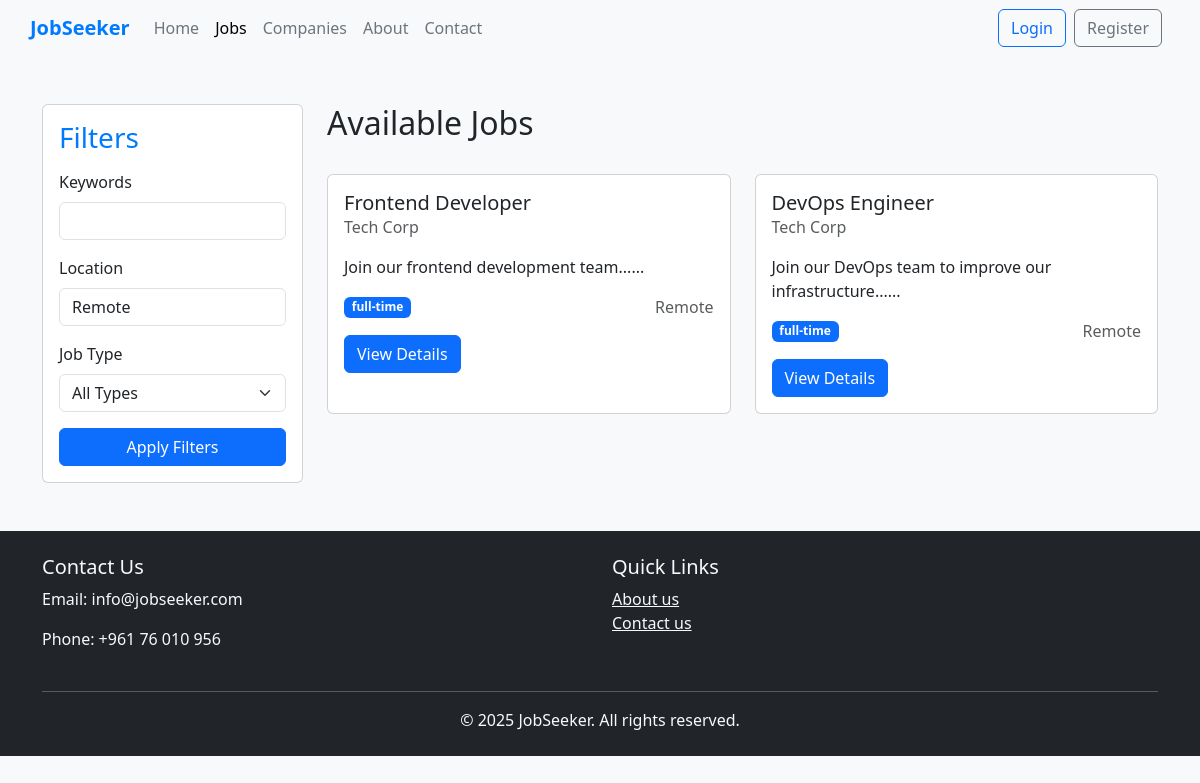
The app's page /jobs.php?location=Remote with its own data.
### tables this page shows
CREATE TABLE IF NOT EXISTS jobs (
    job_id INT AUTO_INCREMENT PRIMARY KEY,
    company_id INT,
    title VARCHAR(100) NOT NULL,
    description TEXT NOT NULL,
    requirements TEXT,
    location VARCHAR(100),
    salary_range VARCHAR(50),
    job_type ENUM('full-time', 'part-time', 'contract', 'internship') NOT NULL,
    posted_by INT,
    created_at TIMESTAMP DEFAULT CURRENT_TIMESTAMP,
    status ENUM('active', 'closed') DEFAULT 'active',
    FOREIGN KEY (company_id) REFERENCES companies(company_id),
    FOREIGN KEY (posted_by) REFERENCES users(user_id)
);

CREATE TABLE IF NOT EXISTS companies (
    company_id INT AUTO_INCREMENT PRIMARY KEY,
    name VARCHAR(100) NOT NULL,
    description TEXT,
    website VARCHAR(255),
    location VARCHAR(100),
    logo VARCHAR(255),
    created_at TIMESTAMP DEFAULT CURRENT_TIMESTAMP
);

### jobs.php (the view, shortened to what this page needs)
<?php
require_once 'backend/config.php';
$search = isset($_GET['search']) ? trim($_GET['search']) : '';
$location = isset($_GET['location']) ? trim($_GET['location']) : '';
$query = "SELECT j.*, c.name as company_name
          FROM jobs j
          JOIN companies c ON j.company_id = c.company_id
          WHERE j.status = 'active'";
$params = [];
$types = "";
if (!empty($location)) {
    $query .= " AND j.location LIKE ?";
    $location_param = "%$location%";
    $params[] = $location_param;
    $types .= "s";
}
$query .= " ORDER BY j.created_at DESC";
$stmt = mysqli_prepare($conn, $query);
if (!empty($params)) {
    mysqli_stmt_bind_param($stmt, $types, ...$params);
}
mysqli_stmt_execute($stmt);
$result = mysqli_stmt_get_result($stmt);
$jobs = [];
while ($row = mysqli_fetch_assoc($result)) {
    $jobs[] = [
        'job_id' => $row['job_id'],
        'title' => htmlspecialchars($row['title']),
        'description' => htmlspecialchars($row['description']),
        'location' => htmlspecialchars($row['location']),
        'salary_range' => htmlspecialchars($row['salary_range']),
        'job_type' => htmlspecialchars($row['job_type']),
        'company_name' => htmlspecialchars($row['company_name']),
        'created_at' => $row['created_at']
    ];
}
?>
<!DOCTYPE html>
<html lang="en">
<head>
    <link href="https://cdn.jsdelivr.net/npm/bootstrap@5.3.0-alpha1/dist/css/bootstrap.min.css" rel="stylesheet">
    <link rel="stylesheet" href="https://cdnjs.cloudflare.com/ajax/libs/font-awesome/6.1.1/css/all.min.css">
    <link href="css/styles.css" rel="stylesheet">
</head>
<body>
    <header class="bg-light">
        <nav class="navbar navbar-expand-lg navbar-light container">
            <a class="navbar-brand" href="index.php">JobSeeker</a>
            <div class="collapse navbar-collapse" id="navbarNav">
                <ul class="navbar-nav me-auto">
                    <li class="nav-item">
                        <a class="nav-link" href="index.php">Home</a>
                    </li>
                    <li class="nav-item">
                        <a class="nav-link active" href="jobs.php">Jobs</a>
                    </li>
                    <li class="nav-item">
                        <a class="nav-link" href="companies.php">Companies</a>
                    </li>
                    <li class="nav-item">
                        <a class="nav-link" href="about-us.php">About</a>
                    </li>
                    <li class="nav-item">
                        <a class="nav-link" href="contact.php">Contact</a>
                    </li>
                </ul>
                <div class="d-flex">
                    <?php if(isset($_SESSION['user_id'])): ?>
                        <a href="profile.php" class="btn btn-outline-primary me-2">Profile</a>
                        <a href="logout.php" class="btn btn-outline-secondary me-2">Logout</a>
                        <?php if($_SESSION['user_type'] == 'employer'): ?>
                            <a href="post-job.php" class="btn btn-primary">Post a Job</a>
                        <?php endif; ?>
                    <?php else: ?>
                        <a href="login.php" class="btn btn-outline-primary me-2">Login</a>
                        <a href="register.php" class="btn btn-outline-secondary me-2">Register</a>
                    <?php endif; ?>
                </div>
            </div>
        </nav>
    </header>
    <main class="container mt-5">
        <div class="row">
            <div class="col-lg-3">
                <aside class="job-filters">
                    <div class="card">
                        <div class="card-body">
                            <h3>Filters</h3>
                            <form method="get" action="jobs.php">
                                <div class="mb-3">
                                    <label for="search" class="form-label">Keywords</label>
                                    <input type="text" name="search" id="search" class="form-control" value="<?php echo htmlspecialchars($search); ?>">
                                </div>
                                <div class="mb-3">
                                    <label for="location" class="form-label">Location</label>
                                    <input type="text" name="location" id="location" class="form-control" value="<?php echo htmlspecialchars($location); ?>">
                                </div>
                                <div class="mb-3">
                                    <label for="job_type" class="form-label">Job Type</label>
                                    <select name="job_type" id="job_type" class="form-select">
                                        <option value="">All Types</option>
                                    </select>
                                </div>
                                <button type="submit" class="btn btn-primary w-100">Apply Filters</button>
                            </form>
                        </div>
                    </div>
                </aside>
            </div>
            <div class="col-lg-9">
                <div class="d-flex justify-content-between align-items-center mb-4">
                    <h2>Available Jobs</h2>
                </div>
                <?php if(empty($jobs)): ?>
                    <div class="alert alert-info">
                        No jobs found matching your criteria.
                    </div>
                <?php else: ?>
                    <div class="row">
                        <?php foreach($jobs as $job): ?>
                            <div class="col-md-6 mb-4">
                                <div class="card h-100">
                                    <div class="card-body">
                                        <div class="mb-3">
                                            <h5 class="card-title mb-0"><?php echo $job['title']; ?></h5>
                                            <p class="text-muted mb-0"><?php echo $job['company_name']; ?></p>
                                        </div>
                                        <p class="card-text"><?php echo substr($job['description'], 0, 150) . '...'; ?></p>
                                        <div class="d-flex justify-content-between align-items-center">
                                            <span class="badge bg-primary"><?php echo $job['job_type']; ?></span>
                                            <span class="text-muted"><?php echo $job['location']; ?></span>
                                        </div>
                                        <div class="mt-3">
                                            <a href="job-details.php?id=<?php echo $job['job_id']; ?>" class="btn btn-primary">View Details</a>
                                        </div>
                                    </div>
                                </div>
                            </div>
                        <?php endforeach; ?>
                    </div>
                <?php endif; ?>
            </div>
        </div>
    </main>
    <footer class="bg-dark text-light py-4 mt-5">
        <div class="container">
            <div class="row">
                <div class="col-md-6">
                    <h5>Contact Us</h5>
                    <p>Email: info@jobseeker.com</p>
                    <p>Phone: +961 76 010 956</p>
                </div>
                <div class="col-md-6">
                    <h5>Quick Links</h5>
                    <ul class="list-unstyled">
                        <li><a href="about-us.php" class="text-light">About us</a></li>
                        <li><a href="contact.php" class="text-light">Contact us</a></li>
                    </ul>
                </div>
            </div>
            <hr class="mt-4">
            <p class="text-center mb-0">&copy; 2025 JobSeeker. All rights reserved.</p>
        </div>
    </footer>
</body>
</html>

### css/styles.css (style rules this page uses)
body { background-color: #f8f9fa; color: #212529; }
.navbar-brand { font-weight: bold; color: #007bff; }
.nav-link { color: #6c757d; }
.job-filters h3 { color: #007bff; margin-bottom: 15px; }
footer { color: #f8f9fa; }

### records on screen
jobs: title "Frontend Developer", company.name "Tech Corp", description "Join our frontend development team...", job_type "full-time", location "Remote"
jobs: title "DevOps Engineer", company.name "Tech Corp", description "Join our DevOps team to improve our infrastructure...", job_type "full-time", location "Remote"
